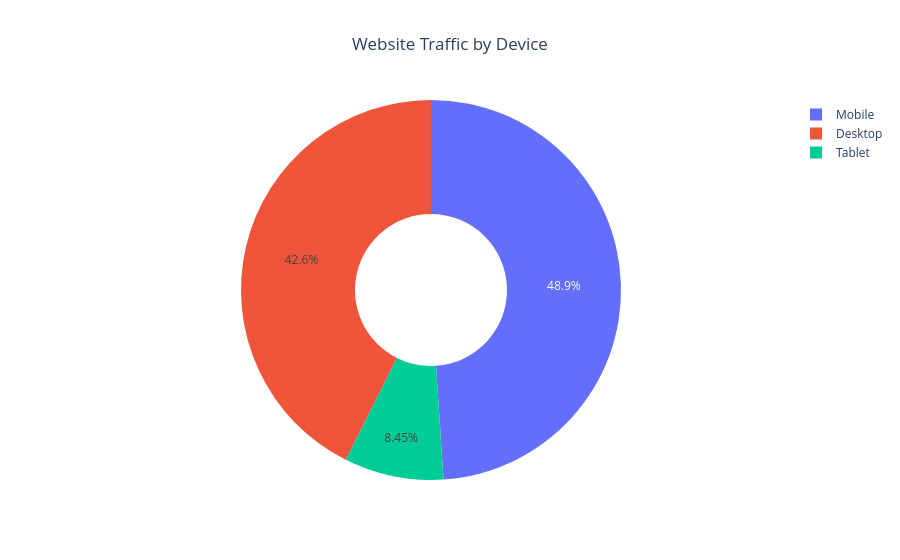

This figure's notebook cell:
### Code cell
fig = px.pie(
    device_summary.reset_index(),
    names="Device",
    values="Total_Sessions",
    title="Website Traffic by Device",
    hole=0.4
)

fig.update_layout(
    template="plotly_white",
    title_x=0.5
)

fig.show()

### Figure 1 — Plotly figure (JSON) as saved in the notebook; plotly's stock layout.template omitted (floating-point values rounded to 4 significant figures)
{"data": [{"domain": {"x": [0, 1], "y": [0, 1]}, "hole": 0.4, "hovertemplate": "Device=%{label}<br>Total_Sessions=%{value}<extra></extra>", "labels": ["Desktop", "Mobile", "Tablet"], "legendgroup": "", "name": "", "showlegend": true, "type": "pie", "values": [852, 979, 169]}], "layout": {"legend": {"tracegroupgap": 0}, "title": {"text": "Website Traffic by Device", "x": 0.5}}}
